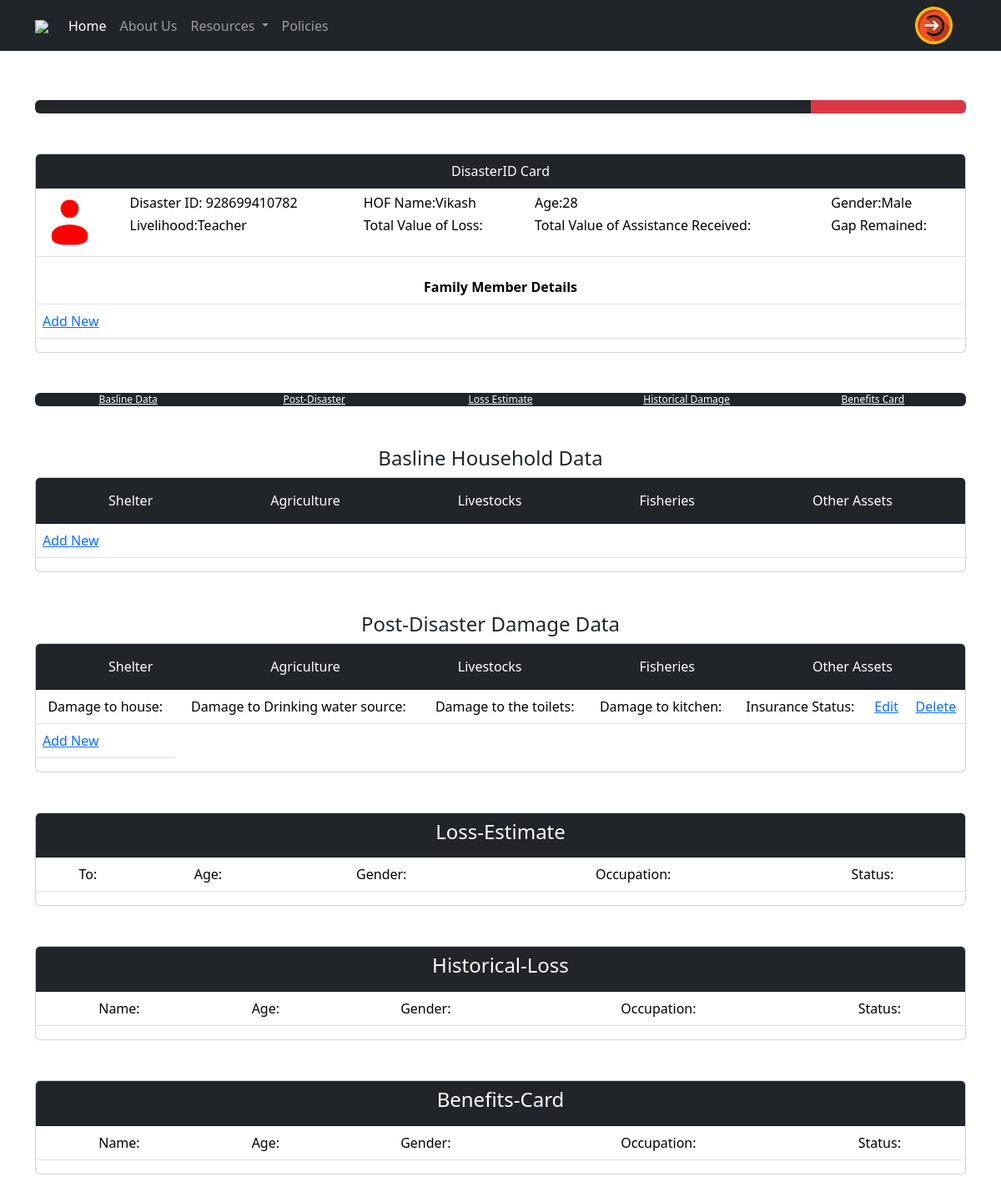
Screenshot of /user/profile/4/ with the database file from the repository.
### DisasterID/models.py (models this page shows, shortened)
class UserProfile(models.Model):
    email = models.EmailField(unique=True, null=True)
    disaster_id = models.CharField(max_length=12, unique=True, null=True)
    password=models.CharField(max_length=18, null=True)

class BasicUserDetails(models.Model):
    user_profile = models.OneToOneField(UserProfile, on_delete=models.CASCADE)
    name = models.CharField(max_length=255, null=True)
    age=models.IntegerField(validators=[MinValueValidator(1),MaxValueValidator(120)], null=True)
    gender=models.CharField(max_length=20, null=True)
    livelihood=models.CharField(max_length=50, null=True)

### userProfile/views.py (the view)
# urls.py: path('user',include("userProfile.urls"))
def userProfile(requests, email_verification_id):
    email_verification = EmailVerification.objects.get(id=email_verification_id)
    basicdetails=BasicUserDetails.objects.get(user_profile_id=email_verification.user_profile.id)
    familyMembers=FamilyMember.objects.filter(user_profile_id=email_verification.user_profile.id)
    shelterdetails=Shelter_Details.objects.filter(user_profile_id=email_verification.user_profile.id)
    return render(requests, "userProfile/home.html", {
        "user_profile": email_verification.user_profile,
        "basicdetails":basicdetails,
        "familymembers":familyMembers,
        "shelterdetails":shelterdetails
    })

### userProfile/templates/userProfile/home.html (shortened to what this page needs)
{% extends "base.html" %}
{% load static %}
{% block content %}
<div class="container mt-5">
    <div class="progress">
        {% for _ in '12345' %}
        <div class="progress-bar bg-dark" style="width:20%"></div>
        {% endfor %}
        <div class="progress-bar bg-danger" style="width:20%"></div>
    </div>
</div>
<div class="container mt-5">
    <div class="row">
        <div class="col-md-12">
            <div class="card" >
                <div class="card-header bg-dark text-white" id="location-map-header" style="text-align:center;">DisasterID Card</div>
                <div class="card-body p-0">
                    <table class="table">
                        <tr>
                            <td>
                            </td>
                            <td>
                                <h6>Disaster ID: {{user_profile.disaster_id}}</h6>
                                <h6>Livelihood:{{basicdetails.livelihood}}</h6>
                            </td>
                            <td>
                                <h6>HOF Name:{{basicdetails.name}}</h6>
                                <h6>Total Value of Loss:</h6>
                            </td>
                            <td>
                                <h6>Age:{{basicdetails.age}}</h6>
                                <h6>Total Value of Assistance Received:</h6>
                            </td>
                            <td>
                                <h6>Gender:{{basicdetails.gender}}</h6>
                                <h6>Gap Remained:</h6>
                            </td>
                        </tr>
                    </table>
                    <table class="table" >
                        <tr>
                            <th class="text-center" colspan="7">Family Member Details</th>
                        </tr>
                        <tr>
                            <td><a href="{%url "add-members" user_profile.id %}">Add New</a></td>
                        </tr>
                    </table>
                </div>
            </div>
        </div>
    </div>
</div>
<div class="container mt-5 fixed">
    <div class="progress">
        <div class="progress-bar bg-dark" style="width:20%">
          <a href="#pre-disaster" class="text-white">Basline Data</a>
        </div>
        <div class="progress-bar bg-dark" style="width:20%">
            <a href="#post-disaster" class="text-white">Post-Disaster</a>
        </div>
        <div class="progress-bar bg-dark" style="width:20%">
            <a href="#loss-estimate" class="text-white">Loss Estimate</a>
        </div>
        <div class="progress-bar bg-dark" style="width:20%">
            <a href="#historical-damage" class="text-white">Historical Damage</a>
        </div>
        <div class="progress-bar bg-dark" style="width:20%">
            <a href="#benefits-card" class="text-white">Benefits Card</a>
        </div>
      </div>
</div>
<div id="pre-disaster" class="container mt-5">
    <div class="row">
        <div class="row justify-content-center border-1">
            <h4 class="text-center">Basline Household Data</h4>
        </div>
        <div class="col-md-12">
            <div class="card" id="map-container">
                <div class="card-header bg-dark" id="location-map-header" style="text-align:center;">
                    <div class="row justify-content-center">
                        <div class="col-md-12 border-1">
                            <div class="btn-group btn-group-horizontal" role="group" style="width: 100%;">
                                <button type="button" class="btn btn-transparent text-white" >Shelter</button>
                                <button type="button" class="btn btn-transparent text-white" >Agriculture</button>
                                <button type="button" class="btn btn-transparent text-white" >Livestocks</button>
                                <button type="button" class="btn btn-transparent text-white" >Fisheries</button>
                                <button type="button" class="btn btn-transparent text-white" >Other Assets</button>
                            </div>
                        </div>
                    </div>
                </div>
                <div class="card-body p-0">
                    <table class="table table-hover" >
                        {% if shelterdetails %}
                        {% for shelter in shelterdetails %}
                        <tr>
                            <td class="text-center">House Type:{{shelter.house_type}}</td>
                            <td class="text-center">Number of rooms:{{shelter.room_numbers}}</td>
                            <td class="text-center">Source of drinking water:{{shelter.availability_of_toilets}}</td>
                            <td class="text-center">Availability of toilets:{{shelter.drinking_water_source}}</td>
                            <td class="text-center">Ownership Type:{{shelter.ownership_type}}</td>
                            <td class="text-center"><a href="#">Edit</a></td>
                            <td class="text-center"><a href="#">Delete</a></td>
                        </tr>
                        {%endfor%}
                        {%else%}
                        <tr>
                            <td><a href="{%url "add-shelterdetails" user_profile.id %}">Add New</a></td>
                        </tr>
                        {%endif%}
                    </table>
                </div>
            </div>
        </div>
    </div>
</div>
<div id="post-disaster" class="container mt-5">
    <div class="row">
        <div class="row justify-content-center border-1">
            <h4 class="text-center">Post-Disaster Damage Data</h4>
        </div>
        <div class="col-md-12">
            <div class="card" id="map-container">
                <div class="card-header bg-dark" id="location-map-header" style="text-align:center;">
                    <div class="row justify-content-center">
                        <div class="col-md-12 border-1">
                            <div class="btn-group btn-group-horizontal" role="group" style="width: 100%;">
                                <button type="button" class="btn btn-transparent text-white" >Shelter</button>
                                <button type="button" class="btn btn-transparent text-white" >Agriculture</button>
                                <button type="button" class="btn btn-transparent text-white" >Livestocks</button>
                                <button type="button" class="btn btn-transparent text-white" >Fisheries</button>
                                <button type="button" class="btn btn-transparent text-white" >Other Assets</button>
                            </div>
                        </div>
                    </div>
                </div>
                <div class="card-body p-0">
                    <table class="table table-hover" >
                        <tr>
                            <td class="text-center">Damage to house:</td>
                            <td class="text-center">Damage to Drinking water source:</td>
                            <td class="text-center">Damage to the toilets:</td>
                            <td class="text-center">Damage to kitchen:</td>
                            <td class="text-center">Insurance Status:</td>
                            <td class="text-center"><a href="#">Edit</a></td>
                            <td class="text-center"><a href="#">Delete</a></td>
                        </tr>
                        <tr>
                            <td><a href="#">Add New</a></td>
                        </tr>
                    </table>
                </div>
            </div>
        </div>
    </div>
</div>
<div id="loss-estimate" class="container mt-5">
    <div class="row">
        <div class="col-md-12">
            <div class="card" id="map-container">
                <div class="card-header bg-dark" id="location-map-header" style="text-align:center;">
                    <div class="row justify-content-center">
                        <h4 class="text-center text-white">Loss-Estimate</h4>
                    </div>
                </div>
                <div class="card-body p-0">
                    <table class="table table-hover" >
                        <tr>
                            <td class="text-center">To:</td>
                            <td class="text-center">Age:</td>
                            <td class="text-center">Gender:</td>
                            <td class="text-center">Occupation:</td>
                            <td class="text-center">Status:</td>
                        </tr>
                    </table>
                </div>
            </div>
        </div>
    </div>
</div>
<div id="historical-damage" class="container mt-5">
        <div class="row">
            <div class="col-md-12">
                <div class="card" id="map-container">
                    <div class="card-header bg-dark" id="location-map-header" style="text-align:center;">
                        <div class="row justify-content-center">
                            <h4 class="text-center text-white">Historical-Loss</h4>
                        </div>
                    </div>
                    <div class="card-body p-0">
                        <table class="table table-hover" >
                            <tr>
                                <td class="text-center">Name:</td>
                                <td class="text-center">Age:</td>
                                <td class="text-center">Gender:</td>
                                <td class="text-center">Occupation:</td>
                                <td class="text-center">Status:</td>
                            </tr>
                        </table>
                    </div>
                </div>
            </div>
        </div>
    </div>
<div id="benefits-card" class="container mt-5 mb-5">
        <div class="row">
            <div class="col-md-12">
                <div class="card" id="map-container">
                    <div class="card-header bg-dark" id="location-map-header" style="text-align:center;">
                        <div class="row justify-content-center">
                            <h4 class="text-center text-white">Benefits-Card</h4>
                        </div>
                    </div>
                    <div class="card-body p-0">
                        <table class="table table-hover" >
                            <tr>
                                <td class="text-center">Name:</td>
                                <td class="text-center">Age:</td>
                                <td class="text-center">Gender:</td>
                                <td class="text-center">Occupation:</td>
                                <td class="text-center">Status:</td>
                            </tr>
                        </table>
                    </div>
                </div>
            </div>
        </div>
    </div>
{% endblock %}

### userProfile/templates/userProfile/home.html (style rules this page uses)
.btn-transparent { border-radius: 20px; }

### rows the page displays
UserProfile: disaster_id "928699410782"
BasicUserDetails: livelihood "Teacher", name "Vikash", age "28", gender "Male"
